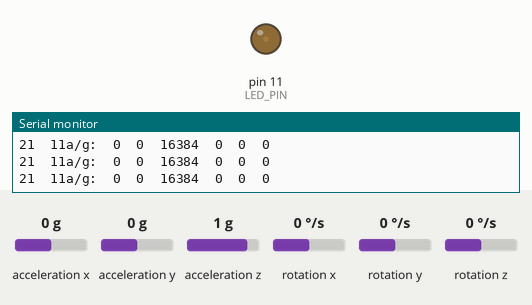
Bench run of a sketch on a simulated Arduino Uno, built with avr-gcc and run on an emulated ATmega328P. On the bench: output pins drawn as LEDs (lit = HIGH), the last lines printed to the serial monitor. Inputs (shaded band) come from the test bench; at power-on: acceleration x 0 g, acceleration y 0 g, acceleration z 1 g, rotation x 0 °/s, rotation y 0 °/s, rotation z 0 °/s.

Above: at 1.2 s.
1.3 s: acceleration x set to -1.4 g
At 2.5 s:
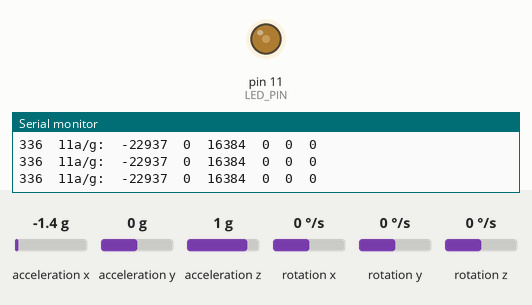
2.8 s: acceleration x set to -0.8 g
At 3.8 s:
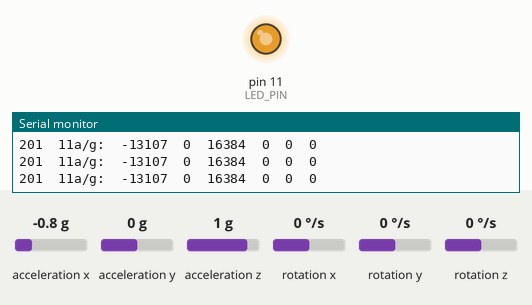
4.3 s: acceleration x set to 0 g
At 4.7 s:
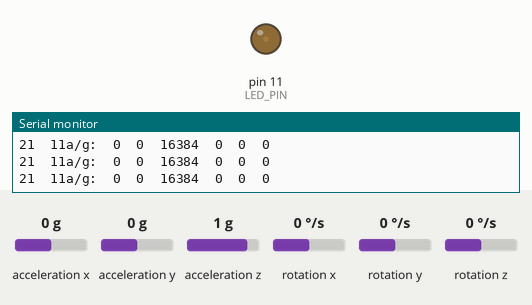
Timing chart, 0 to 7.3 s (numbered marks = the images above; inputs shaded):
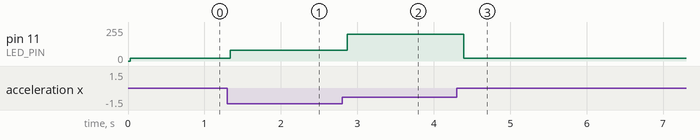

Measured:
- after the input at 1.3 s, pin 11 (LED_PIN): 21/255 → 80/255 at once
- after the input at 2.8 s, pin 11 (LED_PIN): 80/255 → 201/255 after 0.07 s
- after the input at 4.3 s, pin 11 (LED_PIN): 201/255 → 21/255 after 0.10 s

The sketch:

gyroTest.ino
```cpp
// I2C device class (I2Cdev) demonstration Arduino sketch for MPU6050 class
// 10/7/2011 by Jeff Rowberg <jeff@rowberg.net>
// Updates should (hopefully) always be available at https://github.com/jrowberg/i2cdevlib
//
// Changelog:
//      2013-05-08 - added multiple output formats
//                 - added seamless Fastwire support
//      2011-10-07 - initial release

/* ============================================
I2Cdev device library code is placed under the MIT license
Copyright (c) 2011 Jeff Rowberg

Permission is hereby granted, free of charge, to any person obtaining a copy
of this software and associated documentation files (the "Software"), to deal
in the Software without restriction, including without limitation the rights
to use, copy, modify, merge, publish, distribute, sublicense, and/or sell
copies of the Software, and to permit persons to whom the Software is
furnished to do so, subject to the following conditions:

The above copyright notice and this permission notice shall be included in
all copies or substantial portions of the Software.

THE SOFTWARE IS PROVIDED "AS IS", WITHOUT WARRANTY OF ANY KIND, EXPRESS OR
IMPLIED, INCLUDING BUT NOT LIMITED TO THE WARRANTIES OF MERCHANTABILITY,
FITNESS FOR A PARTICULAR PURPOSE AND NONINFRINGEMENT. IN NO EVENT SHALL THE
AUTHORS OR COPYRIGHT HOLDERS BE LIABLE FOR ANY CLAIM, DAMAGES OR OTHER
LIABILITY, WHETHER IN AN ACTION OF CONTRACT, TORT OR OTHERWISE, ARISING FROM,
OUT OF OR IN CONNECTION WITH THE SOFTWARE OR THE USE OR OTHER DEALINGS IN
THE SOFTWARE.
===============================================
*/

// I2Cdev and MPU6050 must be installed as libraries, or else the .cpp/.h files
// for both classes must be in the include path of your project
#include "I2Cdev.h"
#include "MPU6050.h"

// Arduino Wire library is required if I2Cdev I2CDEV_ARDUINO_WIRE implementation
// is used in I2Cdev.h
#if I2CDEV_IMPLEMENTATION == I2CDEV_ARDUINO_WIRE
    #include "Wire.h"
#endif

// class default I2C address is 0x68
// specific I2C addresses may be passed as a parameter here
// AD0 low = 0x68 (default for InvenSense evaluation board)
// AD0 high = 0x69
MPU6050 accelgyro;
//MPU6050 accelgyro(0x69); // <-- use for AD0 high

int16_t ax, ay, az;
int16_t gx, gy, gz;

int converted_ax = 0;
int converted_ay = 0;

// uncomment "OUTPUT_READABLE_ACCELGYRO" if you want to see a tab-separated
// list of the accel X/Y/Z and then gyro X/Y/Z values in decimal. Easy to read,
// not so easy to parse, and slow(er) over UART.
#define OUTPUT_READABLE_ACCELGYRO

// uncomment "OUTPUT_BINARY_ACCELGYRO" to send all 6 axes of data as 16-bit
// binary, one right after the other. This is very fast (as fast as possible
// without compression or data loss), and easy to parse, but impossible to read
// for a human.
//#define OUTPUT_BINARY_ACCELGYRO


#define LED_PIN 11
bool blinkState = false;

void setup() {
    // join I2C bus (I2Cdev library doesn't do this automatically)
    #if I2CDEV_IMPLEMENTATION == I2CDEV_ARDUINO_WIRE
        Wire.begin();
    #elif I2CDEV_IMPLEMENTATION == I2CDEV_BUILTIN_FASTWIRE
        Fastwire::setup(400, true);
    #endif

    // initialize serial communication
    // (38400 chosen because it works as well at 8MHz as it does at 16MHz, but
    // it's really up to you depending on your project)
    Serial.begin(38400);

    // initialize device
    Serial.println("Initializing I2C devices...");
    accelgyro.initialize();

    // verify connection
    Serial.println("Testing device connections...");
    Serial.println(accelgyro.testConnection() ? "MPU6050 connection successful" : "MPU6050 connection failed");

    // use the code below to change accel/gyro offset values

    Serial.println("Updating internal sensor offsets...");
    // -76	-2359	1688	0	0	0
    Serial.print(accelgyro.getXAccelOffset()); Serial.print("\t"); // -76
    Serial.print(accelgyro.getYAccelOffset()); Serial.print("\t"); // -2359
    Serial.print(accelgyro.getZAccelOffset()); Serial.print("\t"); // 1688
    Serial.print(accelgyro.getXGyroOffset()); Serial.print("\t"); // 0
    Serial.print(accelgyro.getYGyroOffset()); Serial.print("\t"); // 0
    Serial.print(accelgyro.getZGyroOffset()); Serial.print("\t"); // 0
    Serial.print("\n");
    accelgyro.setXGyroOffset(220);
    accelgyro.setYGyroOffset(76);
    accelgyro.setZGyroOffset(-85);
    Serial.print(accelgyro.getXAccelOffset()); Serial.print("\t"); // -76
    Serial.print(accelgyro.getYAccelOffset()); Serial.print("\t"); // -2359
    Serial.print(accelgyro.getZAccelOffset()); Serial.print("\t"); // 1688
    Serial.print(accelgyro.getXGyroOffset()); Serial.print("\t"); // 0
    Serial.print(accelgyro.getYGyroOffset()); Serial.print("\t"); // 0
    Serial.print(accelgyro.getZGyroOffset()); Serial.print("\t"); // 0
    Serial.print("\n");


    // configure Arduino LED for
    pinMode(LED_PIN, OUTPUT);
}

void ledFade(int16_t ax, int16_t ay)
{
  if(ax < 800)
  {
    converted_ax = map(ax, 800, -17000, 10, 255);
    if(converted_ax >= converted_ay)
    {
      analogWrite(LED_PIN, converted_ax);
    }
  }
  else if(ax >= 800)
  {
    converted_ax = map(ax, 800, 17000, 10, 255);
    if(converted_ax >= converted_ay)
    {
      analogWrite(LED_PIN, converted_ax);
    }
  }
  if(ay < -75)
  {
    converted_ay = map(ay, -75, -17000, 10, 255);
    if(converted_ax <= converted_ay)
    {
      analogWrite(LED_PIN, converted_ay);
    }
  }
  else if(ay >= -75)
  {
    converted_ay = map(ay, -75, 17000, 10, 255);
    if(converted_ax <= converted_ay)
    {
      analogWrite(LED_PIN, converted_ay);
    }
  }
}

void loop() {
    // read raw accel/gyro measurements from device
    accelgyro.getMotion6(&ax, &ay, &az, &gx, &gy, &gz);

    // these methods (and a few others) are also available
    accelgyro.getAcceleration(&ax, &ay, &az);
    accelgyro.getRotation(&gx, &gy, &gz);

    #ifdef OUTPUT_READABLE_ACCELGYRO
        // display tab-separated accel/gyro x/y/z values
        Serial.print("a/g:\t");
        Serial.print(ax); Serial.print("\t");
        Serial.print(ay); Serial.print("\t");
        Serial.print(az); Serial.print("\t");
        Serial.print(gx); Serial.print("\t");
        Serial.print(gy); Serial.print("\t");
        Serial.println(gz);
    #endif

    #ifdef OUTPUT_BINARY_ACCELGYRO
        Serial.write((uint8_t)(ax >> 8)); Serial.write((uint8_t)(ax & 0xFF));
        Serial.write((uint8_t)(ay >> 8)); Serial.write((uint8_t)(ay & 0xFF));
        Serial.write((uint8_t)(az >> 8)); Serial.write((uint8_t)(az & 0xFF));
        Serial.write((uint8_t)(gx >> 8)); Serial.write((uint8_t)(gx & 0xFF));
        Serial.write((uint8_t)(gy >> 8)); Serial.write((uint8_t)(gy & 0xFF));
        Serial.write((uint8_t)(gz >> 8)); Serial.write((uint8_t)(gz & 0xFF));
    #endif

    // blink LED to indicate activity
    //blinkState = !blinkState;
    //digitalWrite(LED_PIN, blinkState);
    ledFade(ax,ay);
    Serial.print(converted_ax);Serial.print("\t");Serial.print(converted_ay);
    delay(100);
}
```
